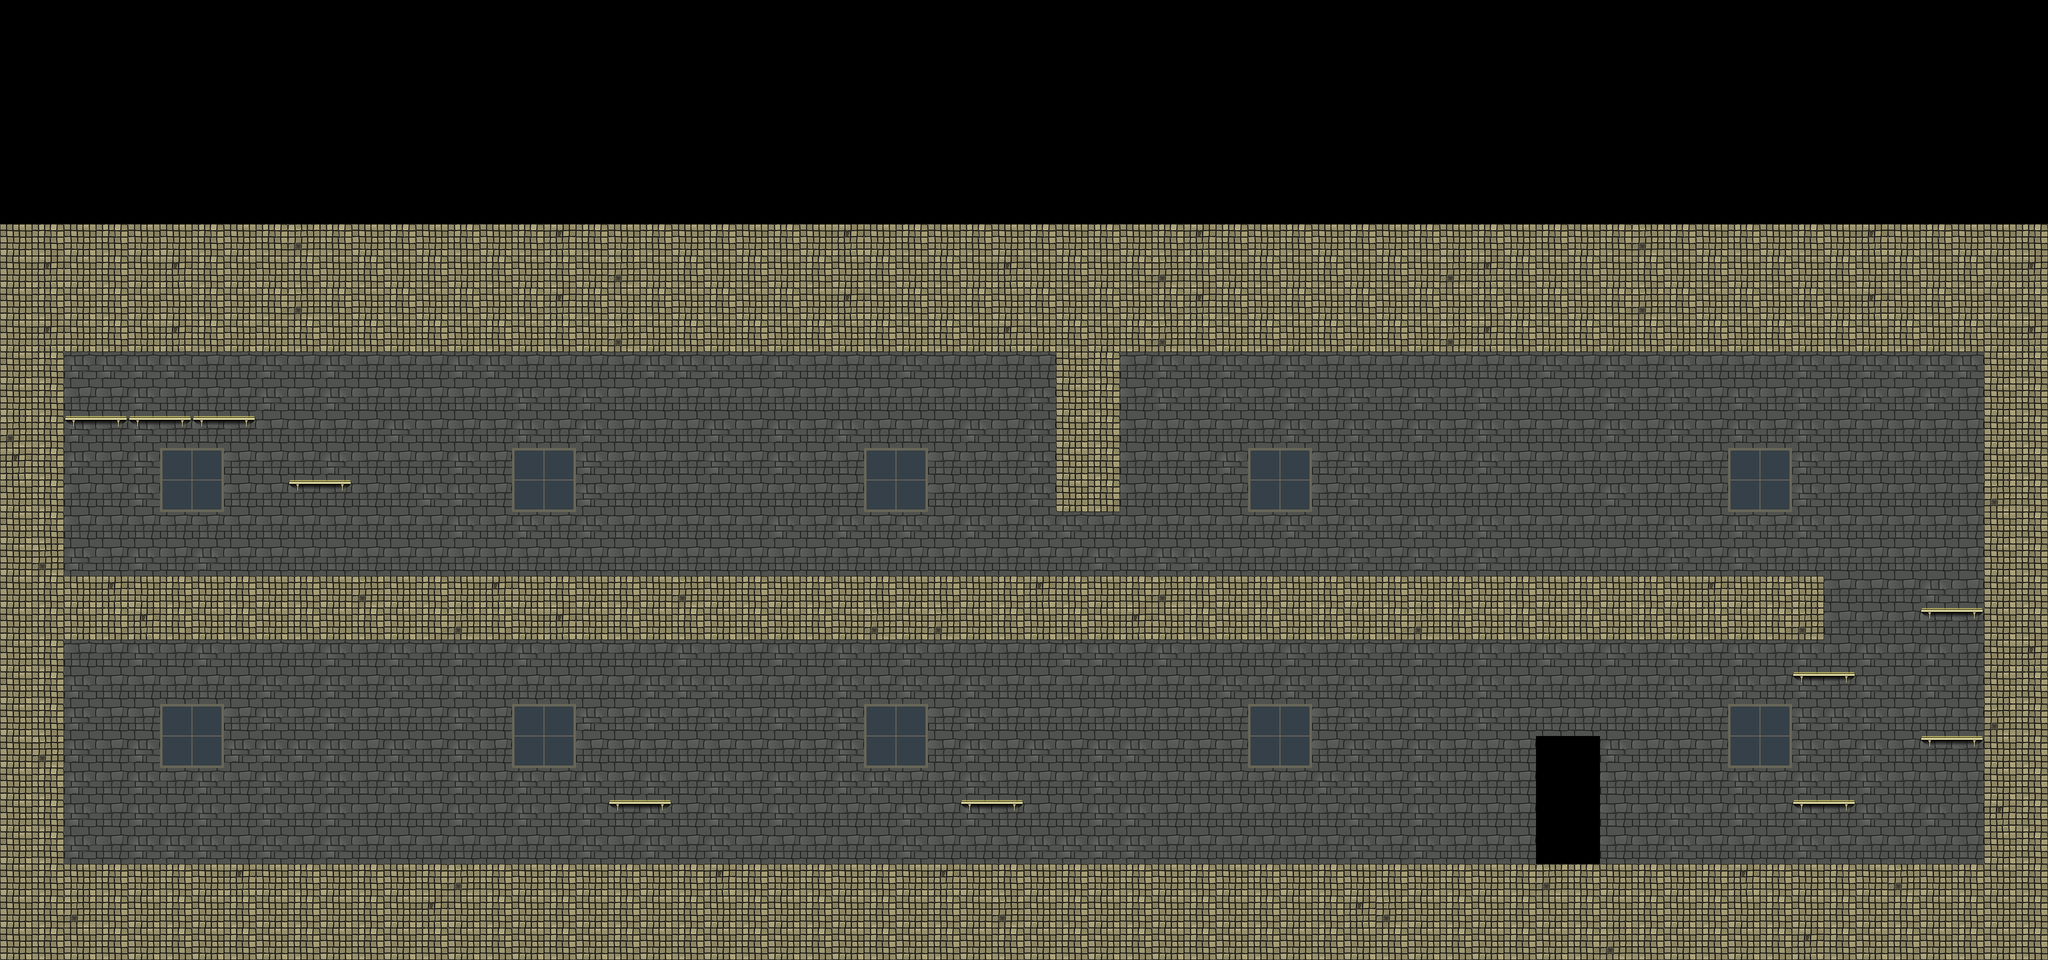

Tiled map render using the project's own tile images. Description and the map definition, with tile-layer contents summarised, below:
An orthogonal 64x30 tile map with 128x128 px tiles, 2 tile layers (Wall, Platform).

<map version="1.0" tiledversion="1.0.3" orientation="orthogonal" renderorder="right-down" width="64" height="30" tilewidth="128" tileheight="128" nextobjectid="1">
 <tileset firstgid="1" source="../../Tiles/2_Animal_pound/animal_pound_tileset.tsx" />
 <layer name="Wall" width="64" height="30">
  <properties>
   <property name="unity:sortingLayerName" value="Decor" />
  </properties>
  <data>[1920 cells, 1336 non-empty, 6 distinct tile ids]</data>
 </layer>
 <layer name="Platform" width="64" height="30">
  <properties>
   <property name="unity:sortingLayerName" value="Platform" />
   <property name="unity:sortingOrder" value="3" />
  </properties>
  <data>[1920 cells, 652 non-empty, 6 distinct tile ids]</data>
 </layer>
</map>
